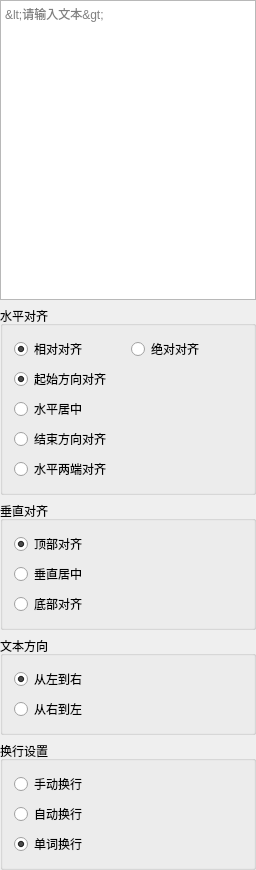
<?xml version="1.0" encoding="UTF-8"?>
<ui version="4.0">
 <class>TTextGraffitiProcessViewWidgetClass</class>
 <widget class="TProcessViewWidgetAbstract" name="TTextGraffitiProcessViewWidgetClass">
  <property name="geometry">
   <rect>
    <x>0</x>
    <y>0</y>
    <width>256</width>
    <height>778</height>
   </rect>
  </property>
  <property name="windowTitle">
   <string>TTextGraffitiProcessViewWidget</string>
  </property>
  <layout class="QVBoxLayout" name="verticalLayout_5">
   <property name="leftMargin">
    <number>0</number>
   </property>
   <property name="topMargin">
    <number>0</number>
   </property>
   <property name="rightMargin">
    <number>0</number>
   </property>
   <property name="bottomMargin">
    <number>0</number>
   </property>
   <item>
    <widget class="QPlainTextEdit" name="plainTextEdit">
     <property name="minimumSize">
      <size>
       <width>0</width>
       <height>300</height>
      </size>
     </property>
     <property name="lineWrapMode">
      <enum>QPlainTextEdit::LineWrapMode::NoWrap</enum>
     </property>
     <property name="maximumBlockCount">
      <number>10</number>
     </property>
     <property name="placeholderText">
      <string>&lt;请输入文本&gt;</string>
     </property>
    </widget>
   </item>
   <item>
    <widget class="QGroupBox" name="alignHorizontal">
     <property name="title">
      <string>水平对齐</string>
     </property>
     <layout class="QVBoxLayout" name="verticalLayout_6">
      <item>
       <widget class="QWidget" name="widget" native="true">
        <layout class="QHBoxLayout" name="horizontalLayout">
         <property name="leftMargin">
          <number>0</number>
         </property>
         <property name="topMargin">
          <number>0</number>
         </property>
         <property name="rightMargin">
          <number>0</number>
         </property>
         <property name="bottomMargin">
          <number>0</number>
         </property>
         <item>
          <widget class="QRadioButton" name="relativeAlignHorizontal">
           <property name="text">
            <string>相对对齐</string>
           </property>
           <property name="checked">
            <bool>true</bool>
           </property>
          </widget>
         </item>
         <item>
          <widget class="QRadioButton" name="absoluteAlignHorizontal">
           <property name="text">
            <string>绝对对齐</string>
           </property>
          </widget>
         </item>
        </layout>
       </widget>
      </item>
      <item>
       <widget class="QWidget" name="widget_2" native="true">
        <layout class="QVBoxLayout" name="verticalLayout_2">
         <property name="leftMargin">
          <number>0</number>
         </property>
         <property name="topMargin">
          <number>0</number>
         </property>
         <property name="rightMargin">
          <number>0</number>
         </property>
         <property name="bottomMargin">
          <number>0</number>
         </property>
         <item>
          <widget class="QRadioButton" name="AlignLeading">
           <property name="text">
            <string>起始方向对齐</string>
           </property>
           <property name="checked">
            <bool>true</bool>
           </property>
          </widget>
         </item>
         <item>
          <widget class="QRadioButton" name="AlignHCenter">
           <property name="text">
            <string>水平居中</string>
           </property>
          </widget>
         </item>
         <item>
          <widget class="QRadioButton" name="AlignTrailing">
           <property name="text">
            <string>结束方向对齐</string>
           </property>
          </widget>
         </item>
         <item>
          <widget class="QRadioButton" name="AlignJustify">
           <property name="text">
            <string>水平两端对齐</string>
           </property>
          </widget>
         </item>
        </layout>
       </widget>
      </item>
     </layout>
    </widget>
   </item>
   <item>
    <widget class="QGroupBox" name="alignVertical">
     <property name="title">
      <string>垂直对齐</string>
     </property>
     <layout class="QVBoxLayout" name="verticalLayout">
      <item>
       <widget class="QRadioButton" name="AlignTop">
        <property name="text">
         <string>顶部对齐</string>
        </property>
        <property name="checked">
         <bool>true</bool>
        </property>
       </widget>
      </item>
      <item>
       <widget class="QRadioButton" name="AlignVCenter">
        <property name="text">
         <string>垂直居中</string>
        </property>
       </widget>
      </item>
      <item>
       <widget class="QRadioButton" name="AlignBottom">
        <property name="text">
         <string>底部对齐</string>
        </property>
       </widget>
      </item>
     </layout>
    </widget>
   </item>
   <item>
    <widget class="QGroupBox" name="LayoutDirection">
     <property name="title">
      <string>文本方向</string>
     </property>
     <layout class="QVBoxLayout" name="verticalLayout_3">
      <item>
       <widget class="QRadioButton" name="LeftToRight">
        <property name="text">
         <string>从左到右</string>
        </property>
        <property name="checked">
         <bool>true</bool>
        </property>
       </widget>
      </item>
      <item>
       <widget class="QRadioButton" name="RightToLeft">
        <property name="text">
         <string>从右到左</string>
        </property>
       </widget>
      </item>
     </layout>
    </widget>
   </item>
   <item>
    <widget class="QGroupBox" name="WrapMode">
     <property name="title">
      <string>换行设置</string>
     </property>
     <layout class="QVBoxLayout" name="verticalLayout_4">
      <item>
       <widget class="QRadioButton" name="ManualWrap">
        <property name="text">
         <string>手动换行</string>
        </property>
       </widget>
      </item>
      <item>
       <widget class="QRadioButton" name="WrapAnywhere">
        <property name="text">
         <string>自动换行</string>
        </property>
       </widget>
      </item>
      <item>
       <widget class="QRadioButton" name="WrapAtWordBoundaryOrAnywhere">
        <property name="text">
         <string>单词换行</string>
        </property>
        <property name="checked">
         <bool>true</bool>
        </property>
       </widget>
      </item>
     </layout>
    </widget>
   </item>
  </layout>
 </widget>
 <layoutdefault spacing="6" margin="11"/>
 <customwidgets>
  <customwidget>
   <class>TProcessViewWidgetAbstract</class>
   <extends>QWidget</extends>
   <header>tprocessviewwidgetabstract.h</header>
   <container>1</container>
  </customwidget>
 </customwidgets>
 <resources/>
 <connections/>
</ui>
